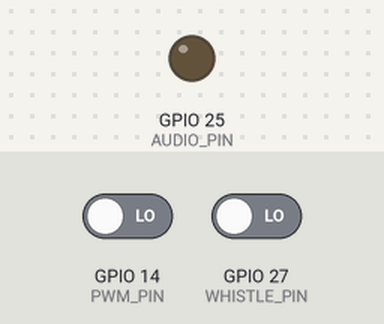
The sketch below on a simulated ESP32. Shown: output pins drawn as LEDs (lit = HIGH). The test bench sets the inputs (shaded band); at power-on: GPIO 14 (PWM_PIN) LOW, GPIO 27 (WHISTLE_PIN) LOW. Storage starts empty; random numbers use the default seed unless the sketch sets one.

Above: at 0.18 s.
At 1.68 s:
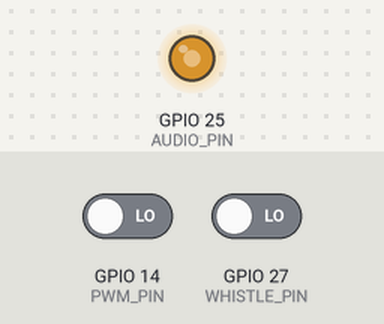
Timing chart, 0 to 1.6 s (numbered marks = the images above):
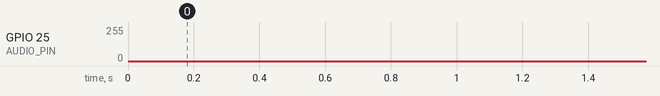

The sketch:

coalversionreverse.ino
```cpp
#include <Arduino.h>
#include <SPIFFS.h>

// -------- PINY --------
#define PWM_PIN 14
#define WHISTLE_PIN 27
#define AUDIO_PIN 25

// -------- AUDIO --------
#define SAMPLE_RATE 22050
#define MAX_CHANNELS 3

#define FP_SHIFT 8
#define FP_ONE (1 << FP_SHIFT)

// -------- STRUKTURY --------
struct Sample {
  uint8_t *data;
  int length;
};

struct Voice {
  Sample *sample;
  volatile uint32_t pos;
  volatile bool active;
  uint32_t pitch;
  uint16_t volume;
  bool loop;
};

// -------- PRÓBKI --------
Sample engine, whistle, coal;
Voice voices[MAX_CHANNELS];

// -------- PWM --------
volatile uint32_t pwm_raw_speed = 0;
volatile uint32_t pwm_raw_whistle = 0;

uint32_t start_speed = 0;
uint32_t start_whistle = 0;

// -------- STAN --------
float filteredPWM = 1500;

float currentSpeed = 0;
float steamLevel = 0;

unsigned long lastCoalTime = 0;
unsigned long nextCoalDelay = 50000;

// -------- WĘGIEL SEKWENCJA --------
int coalLoopsLeft = 0;
int coalLoopMax = 0;

// -------- ISR PWM --------
void IRAM_ATTR handleSpeedPWM() {
  if (digitalRead(PWM_PIN)) start_speed = micros();
  else pwm_raw_speed = micros() - start_speed;
}

void IRAM_ATTR handleWhistlePWM() {
  if (digitalRead(WHISTLE_PIN)) start_whistle = micros();
  else pwm_raw_whistle = micros() - start_whistle;
}

// -------- AUDIO TIMER --------
hw_timer_t *timer = NULL;
portMUX_TYPE mux = portMUX_INITIALIZER_UNLOCKED;
volatile int lastOut = 128;

void IRAM_ATTR onTimer() {
  int32_t mix = 0;
  bool anyActive = false;

  portENTER_CRITICAL_ISR(&mux);

  for (int i = 0; i < MAX_CHANNELS; i++) {
    if (!voices[i].active || voices[i].sample == NULL) continue;

    anyActive = true;

    int idx = voices[i].pos >> FP_SHIFT;
    int len = voices[i].sample->length;

    if (idx >= len) {
      if (voices[i].loop) {
        voices[i].pos = 0;
        idx = 0;
      } else {
        voices[i].active = false;
        continue;
      }
    }

    int32_t val =
      ((int32_t)voices[i].sample->data[idx] - 128) *
      voices[i].volume / 255;

    mix += val;
    voices[i].pos += voices[i].pitch;
  }

  portEXIT_CRITICAL_ISR(&mux);

  // -------- PARA --------
  static int32_t noise = 0;
  noise = (noise * 7 + (esp_random() & 0xFF) - 128) >> 3;

  int32_t steam = (noise * (10 + steamLevel * 20)) / 255;

  int32_t out;

  if (anyActive) {
    out = mix + steam + 128;
    lastOut = constrain(out, 0, 255);
  } else {
    lastOut += ((128 - lastOut) >> 3);
    out = lastOut + steam / 2;
  }

  dacWrite(AUDIO_PIN, (uint8_t)constrain(out, 0, 255));
}

// -------- WAV --------
Sample loadWav(const char *path) {
  File f = SPIFFS.open(path);
  Sample s = {NULL, 0};

  if (!f || f.size() < 44) return s;

  s.length = f.size() - 44;
  s.data = (uint8_t*)malloc(s.length);

  f.seek(44);
  f.read(s.data, s.length);
  f.close();

  return s;
}

// -------- PLAY --------
void playVoice(int ch, Sample &s, uint32_t pitch, uint16_t vol, bool loop=false) {
  if (ch >= MAX_CHANNELS || s.data == NULL) return;

  portENTER_CRITICAL(&mux);
  voices[ch].sample = &s;
  voices[ch].pos = 0;
  voices[ch].pitch = pitch;
  voices[ch].volume = vol;
  voices[ch].loop = loop;
  voices[ch].active = true;
  portEXIT_CRITICAL(&mux);
}

// -------- SETUP --------
void setup() {
  Serial.begin(115200);
  SPIFFS.begin(true);

  engine = loadWav("/engine.wav");
  whistle = loadWav("/whistle.wav");
  coal = loadWav("/coal.wav");

  pinMode(PWM_PIN, INPUT);
  pinMode(WHISTLE_PIN, INPUT_PULLDOWN);

  attachInterrupt(digitalPinToInterrupt(PWM_PIN), handleSpeedPWM, CHANGE);
  attachInterrupt(digitalPinToInterrupt(WHISTLE_PIN), handleWhistlePWM, CHANGE);

  timer = timerBegin(1000000);
  timerAttachInterrupt(timer, &onTimer);
  timerAlarm(timer, 1000000 / SAMPLE_RATE, true, 0);
}

// -------- LOOP --------
void loop() {

  // -------- PWM --------
  filteredPWM = filteredPWM * 0.8 + pwm_raw_speed * 0.2;
  uint32_t pSpeed = filteredPWM;
  uint32_t pWhistle = pwm_raw_whistle;

  // -------- MANETKA --------
  float commandSpeed = 0;
  float newDirection = 0;

  if (pSpeed > 1600 && pSpeed < 2100) {
    commandSpeed = (pSpeed - 1600) / 400.0;
    newDirection = 1;
  }
  else if (pSpeed < 1400 && pSpeed > 900) {
    commandSpeed = (1400 - pSpeed) / 400.0;
    newDirection = -1;
  }
  else {
    commandSpeed = 0;
    newDirection = 0;
  }

  commandSpeed = constrain(commandSpeed, 0, 1);

  // -------- MODEL SILNIKA --------
  static float engineResponse = 0;
  static float engineDirection = 0;
  static float steamBoost = 0;

  if (commandSpeed > 0.2 && engineResponse < 0.05) {
    steamBoost = 1.0;
  }
  steamBoost *= 0.95;

  float propLoad = pow(currentSpeed, 2.5);

  float responseRate;

  if (newDirection != engineDirection && engineResponse > 0.1) {
    responseRate = 0.004;
  }
  else if (engineResponse < commandSpeed) {
    responseRate = 0.01 * (1.0 - propLoad);
  }
  else {
    responseRate = 0.02;
  }

  float boostEffect = steamBoost * 0.1;

  engineResponse += ((commandSpeed + boostEffect) - engineResponse) * responseRate;

  if (engineResponse < 0.05) {
    engineDirection = newDirection;
  }

  currentSpeed = constrain(engineResponse, 0, 1);
  float direction = engineDirection;

  // -------- PARA --------
  steamLevel += (currentSpeed - steamLevel) * 0.02;

  // -------- SILNIK LOOP --------
  if (!voices[0].active && engine.data != NULL) {
    playVoice(0, engine, FP_ONE, 120, true);
  }

  // -------- KALIBRACJA (2 OBROTY / 1.2s) --------
  float basePitch = currentSpeed / 1.7;
  basePitch = constrain(basePitch, 0.15, 2.0);

  float pitchF = (direction >= 0) ? basePitch : basePitch * 0.8;

  pitchF *= (1.0 - propLoad * 0.3);

  voices[0].pitch = pitchF * FP_ONE;
  voices[0].volume = 80 + currentSpeed * 120 + steamBoost * 50;

  // -------- GWIZDEK --------
  if (pWhistle > 1650 && !voices[1].active) {
    playVoice(1, whistle, FP_ONE, 255, false);
  }

  // -------- WĘGIEL (SEKWENCJA 5s SAMPLE) --------
  if (coalLoopsLeft == 0) {
    if (millis() - lastCoalTime > nextCoalDelay) {

      coalLoopMax = random(3, 6); // 3–5 łopat
      coalLoopsLeft = coalLoopMax;

      playVoice(2, coal, FP_ONE, 200, false);

      lastCoalTime = millis();
    }
  }
  else {
    if (!voices[2].active) {

      coalLoopsLeft--;

      if (coalLoopsLeft > 0) {
        delay(random(120, 280));
        playVoice(2, coal, FP_ONE, 200, false);
      }
      else {
        nextCoalDelay = 40000 + random(40000); // 40–80 s
      }
    }
  }
}
```
